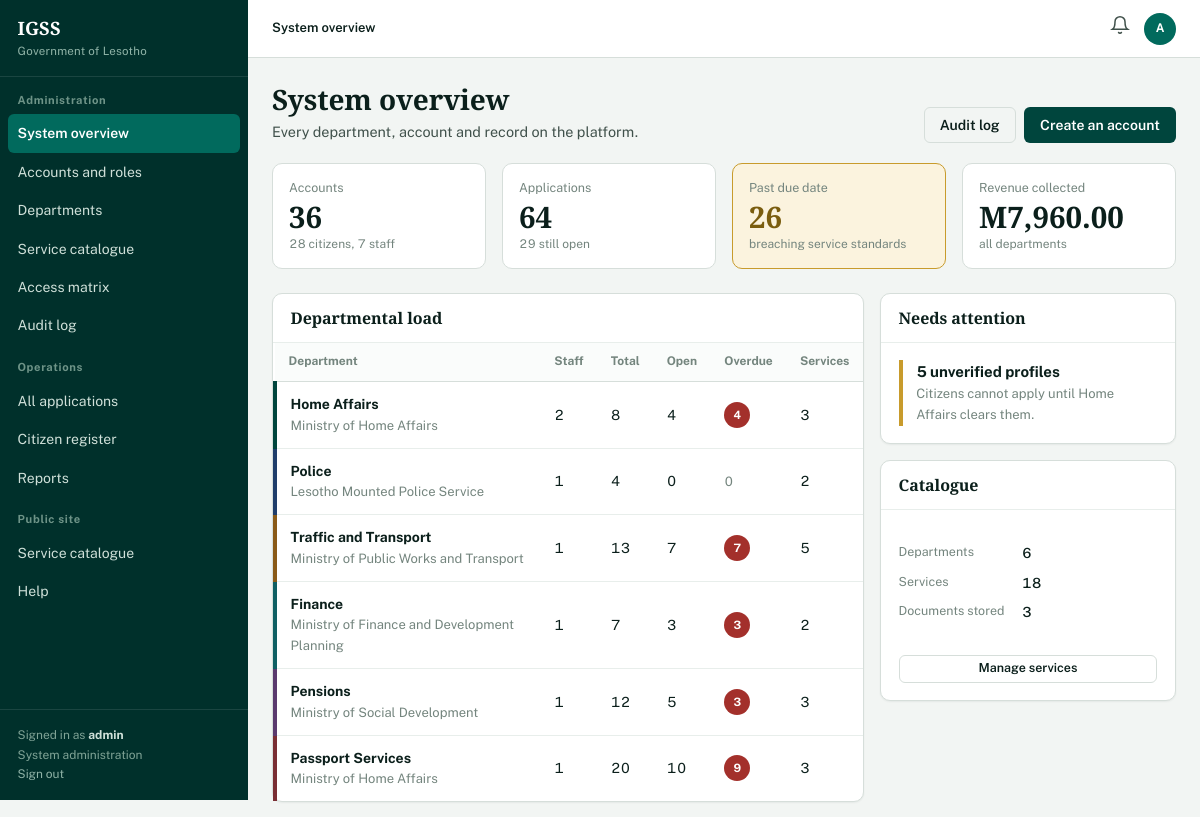
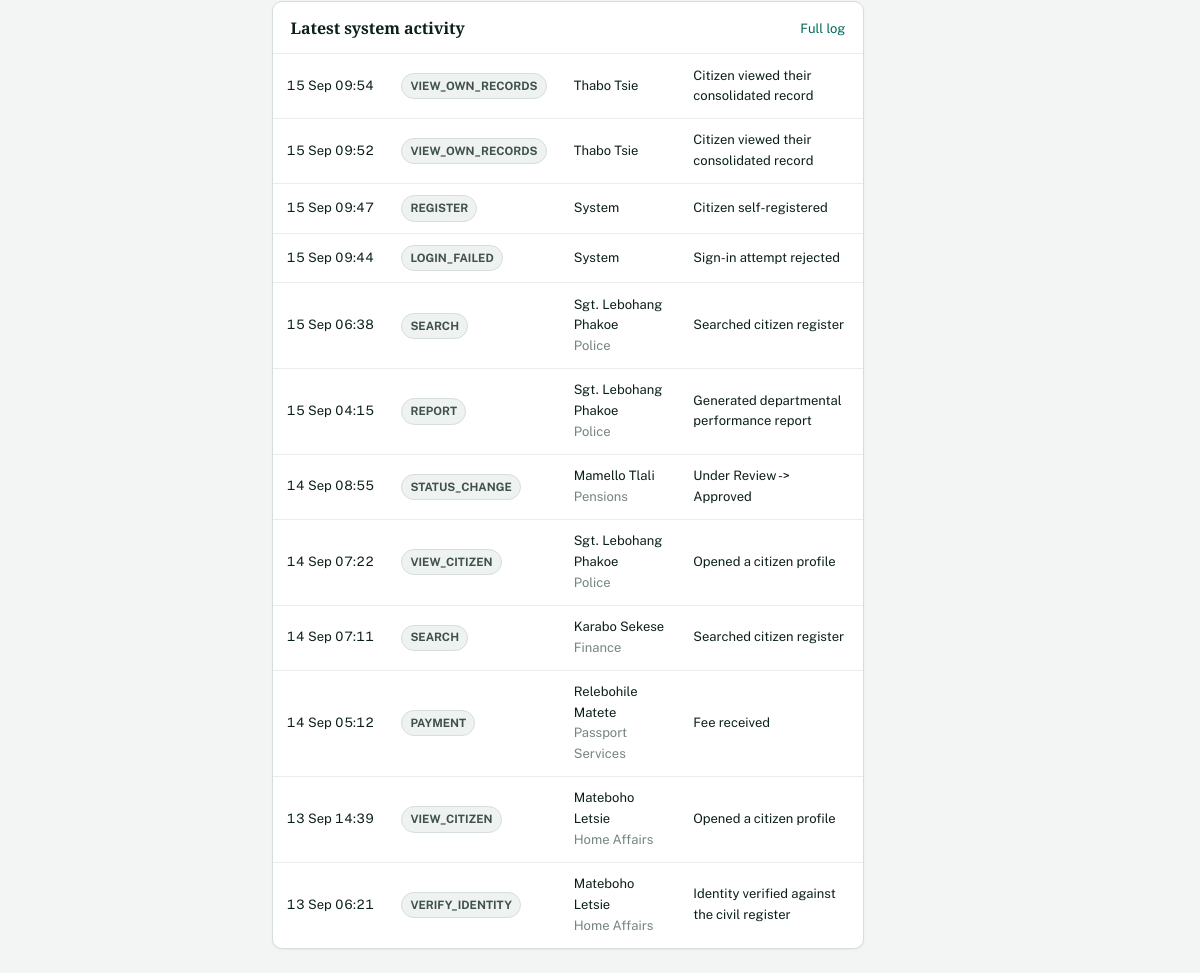
Page /admin/ (signed in) on the committed database (2 pictures, top to bottom).
### models.py (models this page shows, shortened)
class User(UserMixin, db.Model):
    __tablename__ = "users"
    id = db.Column(db.Integer, primary_key=True)
    username = db.Column(db.String(64), unique=True, nullable=False, index=True)
    email = db.Column(db.String(120), unique=True, nullable=False, index=True)
    password_hash = db.Column(db.String(200), nullable=False)
    role = db.Column(db.String(20), nullable=False, default="citizen")  # citizen|employee|admin
    active = db.Column(db.Boolean, default=True)
    last_login = db.Column(db.DateTime)
    created_at = db.Column(db.DateTime, default=datetime.utcnow)
    citizen = db.relationship("Citizen", back_populates="user", uselist=False,
                              cascade="all, delete-orphan")
    employee = db.relationship("Employee", back_populates="user", uselist=False,
                               cascade="all, delete-orphan")
    notifications = db.relationship("Notification", back_populates="user",
                                    cascade="all, delete-orphan",
                                    order_by="Notification.created_at.desc()")
    audit_logs = db.relationship("AuditLog", back_populates="user")
    @property
    def is_citizen(self):
        return self.role == "citizen"
    @property
    def is_employee(self):
        return self.role == "employee"
    @property
    def is_admin(self):
        return self.role == "admin"
    @property
    def display_name(self):
        if self.citizen:
            return f"{self.citizen.first_name} {self.citizen.last_name}"
        if self.employee:
            return self.employee.full_name
        return self.username
    @property
    def initials(self):
        parts = self.display_name.split()
        return "".join(p[0] for p in parts[:2]).upper() or "?"
    @property
    def unread_count(self):
        return sum(1 for n in self.notifications if not n.read)

class Department(db.Model):
    __tablename__ = "departments"
    id = db.Column(db.Integer, primary_key=True)
    code = db.Column(db.String(6), unique=True, nullable=False)
    name = db.Column(db.String(100), nullable=False)
    ministry = db.Column(db.String(120))
    description = db.Column(db.Text)
    contact_phone = db.Column(db.String(30))
    contact_email = db.Column(db.String(120))
    head_office = db.Column(db.String(120))
    employees = db.relationship("Employee", back_populates="department")
    services = db.relationship("Service", back_populates="department")
    applications = db.relationship("Application", back_populates="department")
    @property
    def colour(self):
        return DEPARTMENT_COLOURS.get(self.code, "#4A5A54")

class AuditLog(db.Model):
    __tablename__ = "audit_logs"
    id = db.Column(db.Integer, primary_key=True)
    user_id = db.Column(db.Integer, db.ForeignKey("users.id"))
    actor = db.Column(db.String(120))
    department = db.Column(db.String(60))
    action = db.Column(db.String(60), index=True)
    entity = db.Column(db.String(60))
    entity_ref = db.Column(db.String(60))
    description = db.Column(db.Text)
    ip_address = db.Column(db.String(45))
    timestamp = db.Column(db.DateTime, default=datetime.utcnow, index=True)
    user = db.relationship("User", back_populates="audit_logs")

### blueprints/admin.py (the view)
@admin_bp.route("/")
@admin_required
def dashboard():
    apps = Application.query.all()
    stats = {
        "users": User.query.count(),
        "citizens": Citizen.query.count(),
        "employees": Employee.query.count(),
        "departments": Department.query.count(),
        "services": Service.query.count(),
        "applications": len(apps),
        "open": sum(1 for a in apps if not a.is_closed),
        "overdue": sum(1 for a in apps if a.is_overdue),
        "documents": Document.query.count(),
        "revenue": sum(p.amount for p in Payment.query.filter_by(status="Paid").all()),
        "unverified": Citizen.query.filter_by(verified=False).count(),
        "suspended": User.query.filter_by(active=False).count(),
    }
    load = []
    for d in Department.query.order_by(Department.id).all():
        dept_apps = [a for a in apps if a.department_id == d.id]
        load.append({
            "dept": d,
            "total": len(dept_apps),
            "open": sum(1 for a in dept_apps if not a.is_closed),
            "overdue": sum(1 for a in dept_apps if a.is_overdue),
            "staff": len(d.employees),
        })
    recent_logs = AuditLog.query.order_by(AuditLog.timestamp.desc()).limit(12).all()
    signins = AuditLog.query.filter_by(action="LOGIN_FAILED").filter(
        AuditLog.timestamp > datetime.utcnow() - timedelta(days=7)).count()
    return render_template("admin/dashboard.html", stats=stats, load=load,
                           recent_logs=recent_logs, failed_signins=signins)

### models.py (called while the page is built)
@login_manager.user_loader
def load_user(user_id):
    return db.session.get(User, int(user_id))

    @property
    def is_closed(self):
        return self.status in ("Approved", "Rejected", "Collected")

    @property
    def is_overdue(self):
        return (not self.is_closed and self.due_date and self.due_date < date.today())

### utils/helpers.py (called while the page is built)
def money(value):
    try:
        return f"M{float(value):,.2f}"
    except (TypeError, ValueError):
        return "M0.00"

### utils/security.py (called while the page is built)
def role_required(*roles):
    def decorator(view):
        @wraps(view)
        def wrapped(*args, **kwargs):
            if not current_user.is_authenticated:
                return redirect(url_for("auth.login", next=request.path))
            if current_user.role not in roles:
                flash("Your account does not have access to that area.", "danger")
                return redirect(url_for("main.home"))
            return view(*args, **kwargs)
        return wrapped
    return decorator

### templates/admin/dashboard.html (shortened to what this page needs)
{% extends "base.html" %}
{% from "partials/macros.html" import stat %}
{% block crumb %}<strong>System overview</strong>{% endblock %}
{% block sidebar %}{% include "partials/nav.html" %}{% endblock %}
{% block content %}
<div class="page-head">
  <div><h1>System overview</h1>
    <p class="lead">Every department, account and record on the platform.</p></div>
  <div class="head-actions">
    <a class="btn btn-outline" href="{{ url_for('admin.audit') }}">Audit log</a>
    <a class="btn btn-primary" href="{{ url_for('admin.new_user') }}">Create an account</a>
  </div>
</div>
<div class="grid grid-4 mb-3">
  {{ stat("Accounts", stats.users, stats.citizens ~ " citizens, " ~ stats.employees ~ " staff") }}
  {{ stat("Applications", stats.applications, stats.open ~ " still open") }}
  {{ stat("Past due date", stats.overdue, "breaching service standards", attention=stats.overdue > 0) }}
  {{ stat("Revenue collected", stats.revenue|money, "all departments") }}
</div>
<div class="grid grid-sidebar">
  <div class="stack">
    <div class="panel">
      <div class="panel-head"><h2>Departmental load</h2></div>
      <div class="table-wrap">
      <table class="records">
        <thead><tr><th>Department</th><th>Staff</th><th>Total</th><th>Open</th>
          <th>Overdue</th><th>Services</th></tr></thead>
        <tbody>
          {% for row in load %}
            <tr style="--stripe: {{ row.dept.colour }}">
              <td><strong>{{ row.dept.name }}</strong>
                <div class="small muted">{{ row.dept.ministry or '' }}</div></td>
              <td>{{ row.staff }}</td>
              <td>{{ row.total }}</td>
              <td>{{ row.open }}</td>
              <td>{% if row.overdue %}<span class="badge badge-overdue">{{ row.overdue }}</span>
                  {% else %}<span class="small muted">0</span>{% endif %}</td>
              <td>{{ row.dept.services|length }}</td>
            </tr>
          {% endfor %}
        </tbody>
      </table>
      </div>
    </div>
    <div class="panel">
      <div class="panel-head">
        <h2>Latest system activity</h2>
        <span class="head-actions"><a class="small" href="{{ url_for('admin.audit') }}">Full log</a></span>
      </div>
      <table>
        <tbody>
          {% for l in recent_logs %}
            <tr>
              <td class="small nowrap">{{ l.timestamp.strftime('%d %b %H:%M') }}</td>
              <td><span class="badge badge-neutral">{{ l.action }}</span></td>
              <td class="small">{{ l.actor }}
                {% if l.department %}<div class="muted">{{ l.department }}</div>{% endif %}</td>
              <td class="small">{{ l.description or '' }}</td>
            </tr>
          {% endfor %}
        </tbody>
      </table>
    </div>
  </div>
  <div class="stack">
    <div class="panel">
      <div class="panel-head"><h3>Needs attention</h3></div>
      <div class="panel-body stack">
        {% if stats.unverified %}
          <div class="striped" style="--stripe: var(--straw)">
            <strong>{{ stats.unverified }} unverified profile{{ '' if stats.unverified == 1 else 's' }}</strong>
            <div class="small muted">Citizens cannot apply until Home Affairs clears them.</div>
          </div>
        {% endif %}
      </div>
    </div>
    <div class="panel">
      <div class="panel-head"><h3>Catalogue</h3></div>
      <div class="panel-body">
        <dl class="deflist">
          <dt>Departments</dt><dd>{{ stats.departments }}</dd>
          <dt>Services</dt><dd>{{ stats.services }}</dd>
          <dt>Documents stored</dt><dd>{{ stats.documents }}</dd>
        </dl>
        <a class="btn btn-outline btn-sm btn-block mt-2" href="{{ url_for('admin.services') }}">Manage services</a>
      </div>
    </div>
  </div>
</div>
{% endblock %}

### templates/base.html (shortened to what this page needs)
<!DOCTYPE html>
<html lang="en">
<head>
<link rel="stylesheet" href="{{ url_for('static', filename='css/style.css') }}">
</head>
<body>
<div class="shell">
  <aside class="sidebar">
    <div class="sidebar-brand">
      <a href="{{ url_for('main.dashboard_router') }}" style="text-decoration:none">
        <span class="crest">{{ SYSTEM_SHORT }}</span>
        <span class="crest-sub">{{ ORGANISATION }}</span>
      </a>
    </div>
    {% block sidebar %}{% endblock %}
    <div class="sidebar-foot">
      Signed in as <strong style="color:#CFE0D9">{{ current_user.display_name }}</strong><br>
      {% if current_user.is_employee and current_user.employee and current_user.employee.department %}
        {{ current_user.employee.department.name }}<br>
      {% elif current_user.is_admin %}
        System administration<br>
      {% endif %}
      <a href="{{ url_for('auth.logout') }}" style="color:#8FB3A7">Sign out</a>
    </div>
  </aside>
  <div class="main">
    <header class="topbar">
      <div class="crumb">{% block crumb %}{% endblock %}</div>
      <div class="topbar-actions">
        <a class="bell" data-bell href="{{ url_for('citizen.notifications') }}"
           aria-label="Notifications" title="Notifications">
          <svg width="20" height="20" viewBox="0 0 24 24" fill="none"
               stroke="currentColor" stroke-width="1.8" stroke-linecap="round">
            <path d="M18 8A6 6 0 0 0 6 8c0 7-3 9-3 9h18s-3-2-3-9"/>
            <path d="M13.7 21a2 2 0 0 1-3.4 0"/>
          </svg>
        </a>
        <span class="avatar" title="{{ current_user.display_name }}">{{ current_user.initials }}</span>
      </div>
    </header>
    <main class="content">
      {% block content %}{% endblock %}
    </main>
  </div>
</div>
</body>
</html>

### rows in the picture
User: display_name "admin", initials "A"
Department: dept.name "Home Affairs", dept "Ministry of Home Affairs"
Department: dept.name "Police", dept "Lesotho Mounted Police Service"
Department: dept.name "Traffic and Transport", dept "Ministry of Public Works and Transport"
Department: dept.name "Finance", dept "Ministry of Finance and Development Planning"
Department: dept.name "Pensions", dept "Ministry of Social Development"
Department: dept.name "Passport Services", dept "Ministry of Home Affairs"
AuditLog: timestamp "15 Sep 09:54", action "VIEW_OWN_RECORDS", actor "Thabo Tsie", description "Citizen viewed their consolidated record"
AuditLog: timestamp "15 Sep 09:52", action "VIEW_OWN_RECORDS", actor "Thabo Tsie", description "Citizen viewed their consolidated record"
AuditLog: timestamp "15 Sep 09:47", action "REGISTER", actor "System", description "Citizen self-registered"
AuditLog: timestamp "15 Sep 09:44", action "LOGIN_FAILED", actor "System", description "Sign-in attempt rejected"
AuditLog: timestamp "15 Sep 06:38", action "SEARCH", actor "Sgt. Lebohang Phakoe", department "Police", description "Searched citizen register"
AuditLog: timestamp "15 Sep 04:15", action "REPORT", actor "Sgt. Lebohang Phakoe", department "Police", description "Generated departmental performance report"
AuditLog: timestamp "14 Sep 08:55", action "STATUS_CHANGE", actor "Mamello Tlali", department "Pensions", description "Under Review -> Approved"
AuditLog: timestamp "14 Sep 07:22", action "VIEW_CITIZEN", actor "Sgt. Lebohang Phakoe", department "Police", description "Opened a citizen profile"
AuditLog: timestamp "14 Sep 07:11", action "SEARCH", actor "Karabo Sekese", department "Finance", description "Searched citizen register"
AuditLog: timestamp "14 Sep 05:12", action "PAYMENT", actor "Relebohile Matete", department "Passport Services", description "Fee received"
AuditLog: timestamp "13 Sep 14:39", action "VIEW_CITIZEN", actor "Mateboho Letsie", department "Home Affairs", description "Opened a citizen profile"
AuditLog: timestamp "13 Sep 06:21", action "VERIFY_IDENTITY", actor "Mateboho Letsie", department "Home Affairs", description "Identity verified against the civil register"

### other values in the picture
{{ SYSTEM_SHORT }} "IGSS"
{{ ORGANISATION }} "Government of Lesotho"
{{ label }} "Accounts Applications Past due date Revenue collected"
{{ value }} "36 64 26 M7,960.00"
{{ foot }} "28 citizens, 7 staff 29 still open breaching service standards all departments"
{{ row.staff }} "2" "1" "1" "1" "1" "1"
{{ row.total }} "8" "4" "13" "7" "12" "20"
{{ row.open }} "4" "0" "7" "3" "5" "10"
{{ row.overdue }} "4" "7" "3" "3" "9"
{{ row.dept.services|length }} "3" "2" "5" "2" "3" "3"
{{ stats.unverified }} "5"
{{ '' if stats.unverified == 1 else 's' }} "s"
{{ stats.departments }} "6"
{{ stats.services }} "18"
{{ stats.documents }} "3"
